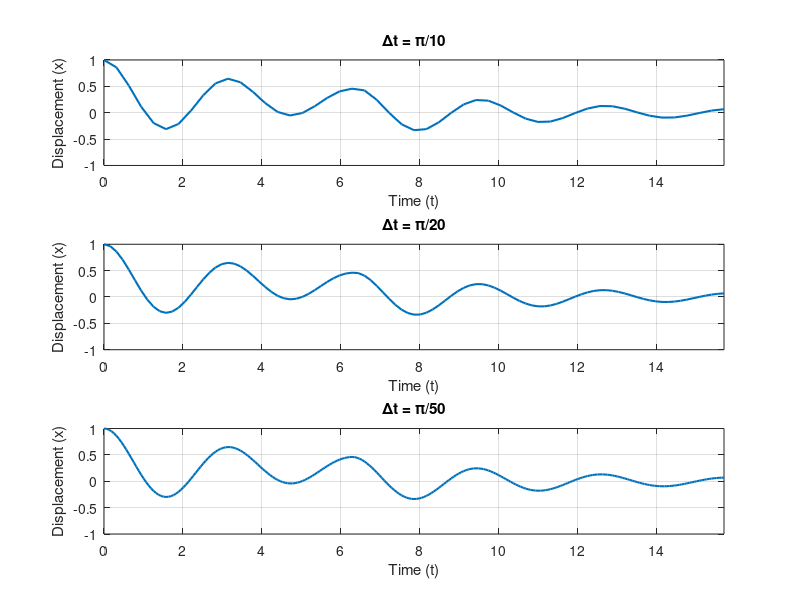

The MATLAB script that drew this image: (Note: this script raises an error after producing the figure.)
clear; clc; close all;
zeta = 0.1;
Tn = pi;
wn = 2;
wd = wn*sqrt(1-zeta^2);
m = 1;
x0 = 1;
v0 = 0;
t_end = 5*Tn;
td = 2*pi;
dt_list = [pi/10, pi/20, pi/50]; % Δt = π/10, π/20, π/50
dt_labels = {'Δt = π/10', 'Δt = π/20', 'Δt = π/50'};
%% impluse
F_rect = @(t) (t>=0 & t<=td)*1;          
F_tri  = @(t) (t>=0 & t<=td).*(t/(2*pi)); 

free = @(t) exp(-zeta*wn*t).*(x0*cos(wd*t) + (v0+zeta*wn*x0)/wd*sin(wd*t));

%% Rectangular Pulse
figure('Name','Rectangular Pulse','Color','w');
for idx = 1:length(dt_list)
    dt = dt_list(idx);
    t = 0:dt:t_end;
    N = length(t);
    x = zeros(1,N);
    
    for i = 1:N
        ti = t(i);
        if i == 1
            x(i) = x0;
        else
            tau = 0:dt:ti;
            Fv = F_rect(tau);
            val = Fv .* exp(-zeta*wn*(ti-tau)) .* sin(wd*(ti-tau));
            forced = trapz(tau, val)/(m*wd);
            x(i) = free(ti) + forced;
        end
    end
    
    subplot(3,1,idx);
    plot(t, x, 'LineWidth',1.5,'Color','#0072BD');
    grid on;
    xlabel('Time (t)');
    ylabel('Displacement (x)');
    title([dt_labels{idx} ]);
    xlim([0 t_end]);
    ylim([-1 1]);
end
sgtitle('Rectangular Pulse Response (Different Δt)');

%% Triangular Pulse
figure('Name','Triangular Pulse','Color','w');
for idx = 1:length(dt_list)
    dt = dt_list(idx);
    t = 0:dt:t_end;
    N = length(t);
    x = zeros(1,N);
    
    for i = 1:N
        ti = t(i);
        if i == 1
            x(i) = x0;
        else
            tau = 0:dt:ti;
            Fv = F_tri(tau);
            val = Fv .* exp(-zeta*wn*(ti-tau)) .* sin(wd*(ti-tau));
            forced = trapz(tau, val)/(m*wd);
            x(i) = free(ti) + forced;
        end
    end
    
    subplot(3,1,idx);
    plot(t, x, 'LineWidth',1.5,'Color','#0072BD');
    grid on;
    xlabel('Time (t)');
    ylabel('Displacement (x)');
    title([dt_labels{idx} ]);
    xlim([0 t_end]);
    ylim([-1 1]);
end
sgtitle('Triangular Pulse Response (Different Δt)');
